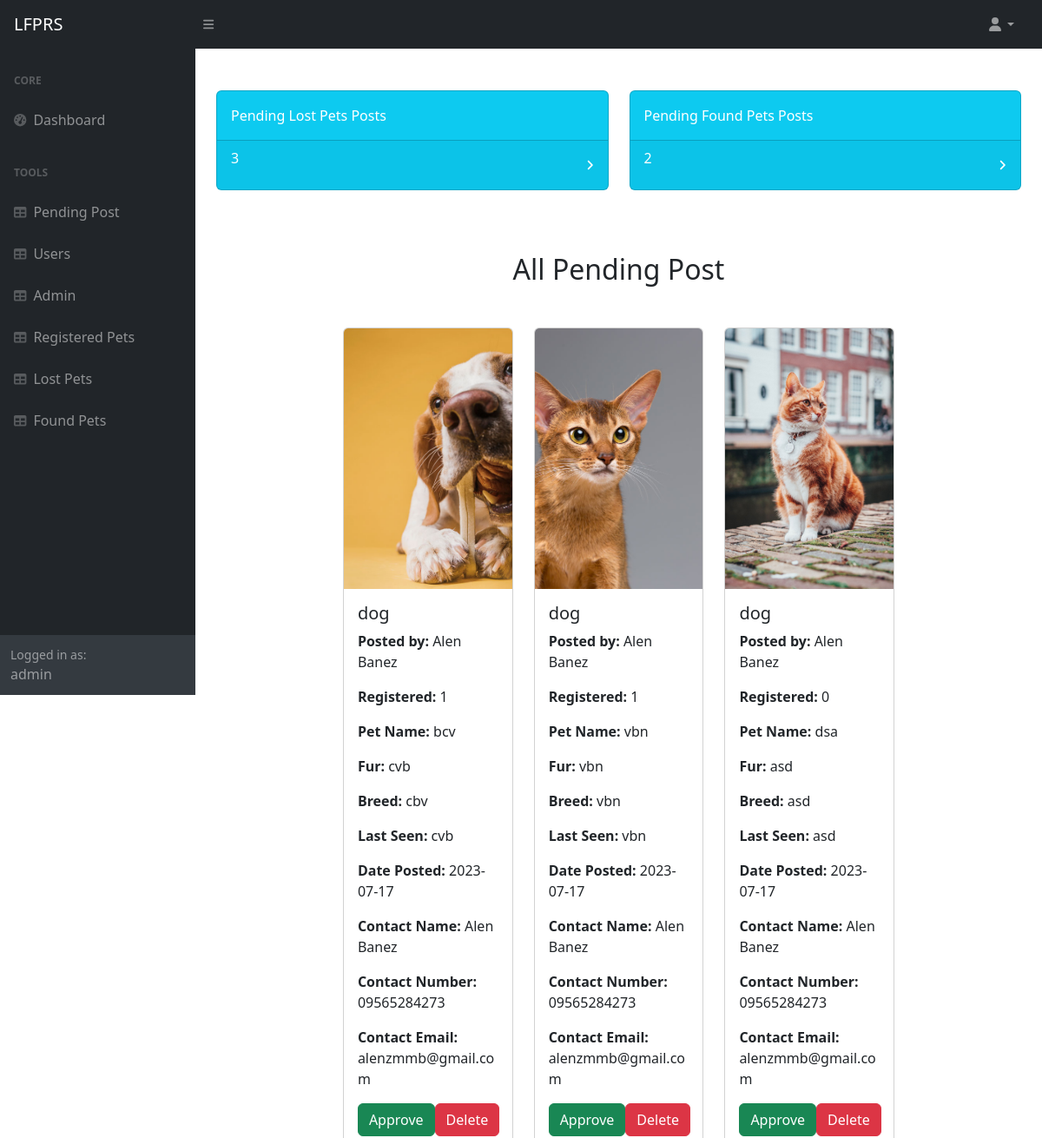
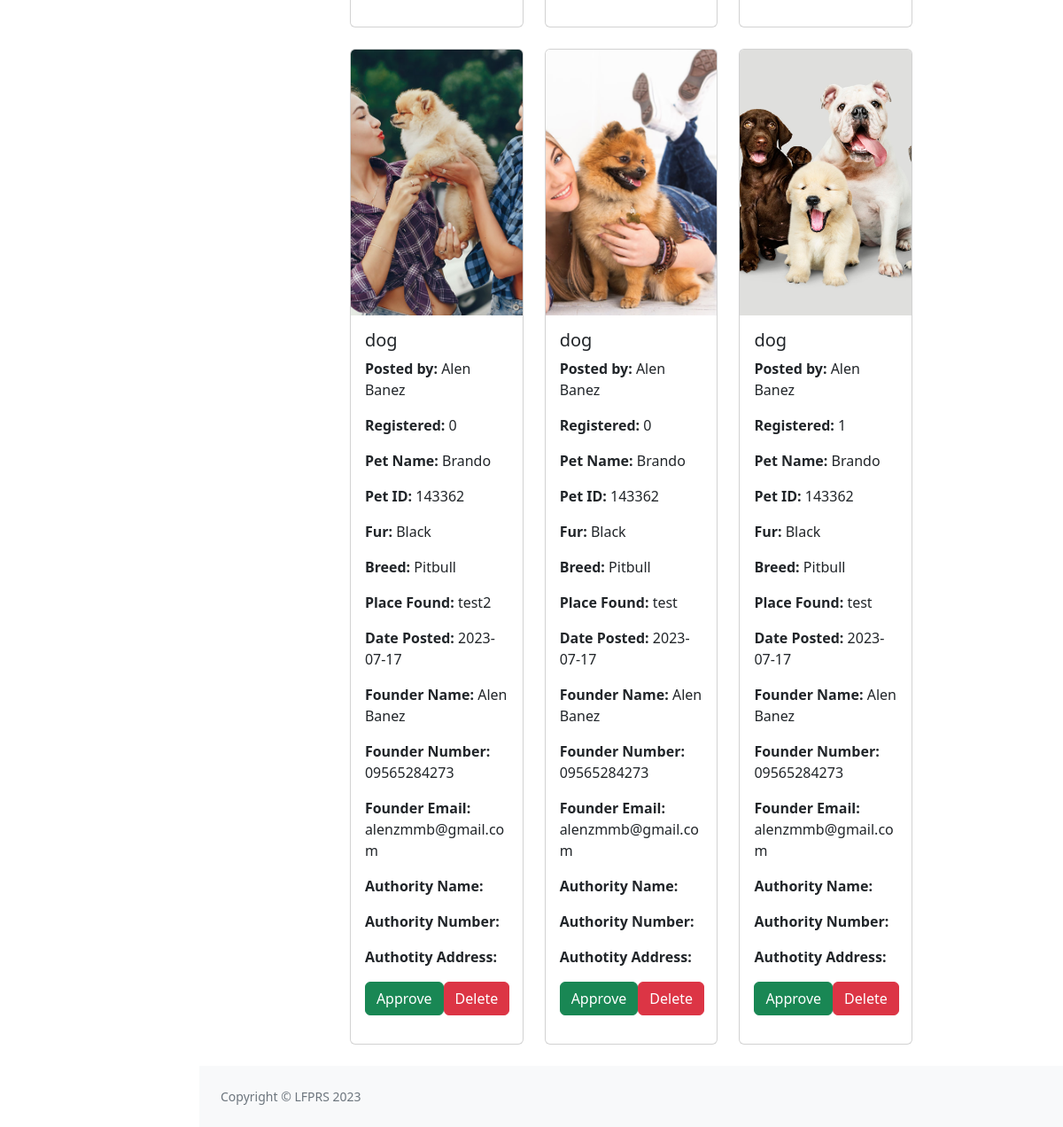
The app's page /admin/pending.php (signed in), older data (2 pictures, top to bottom).
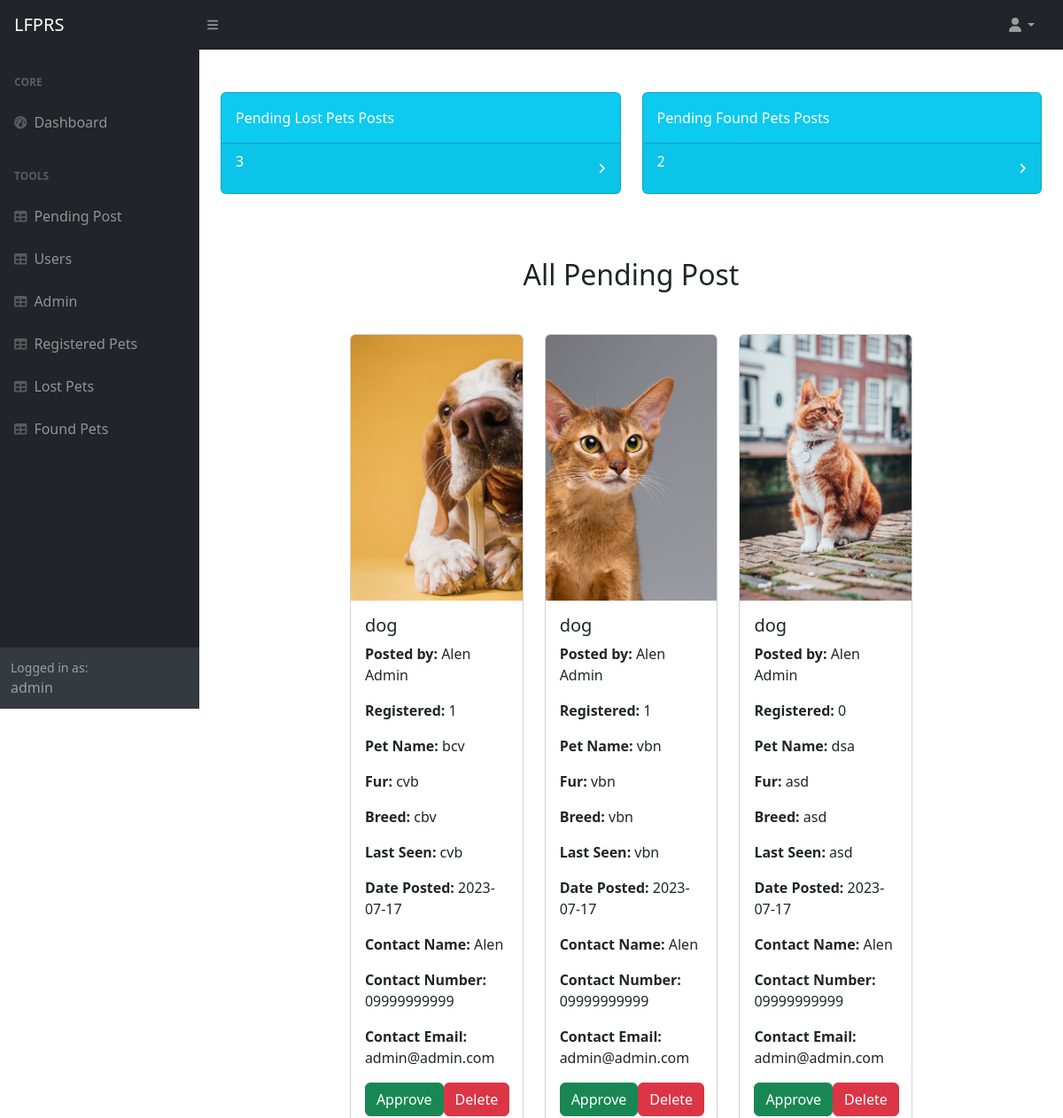
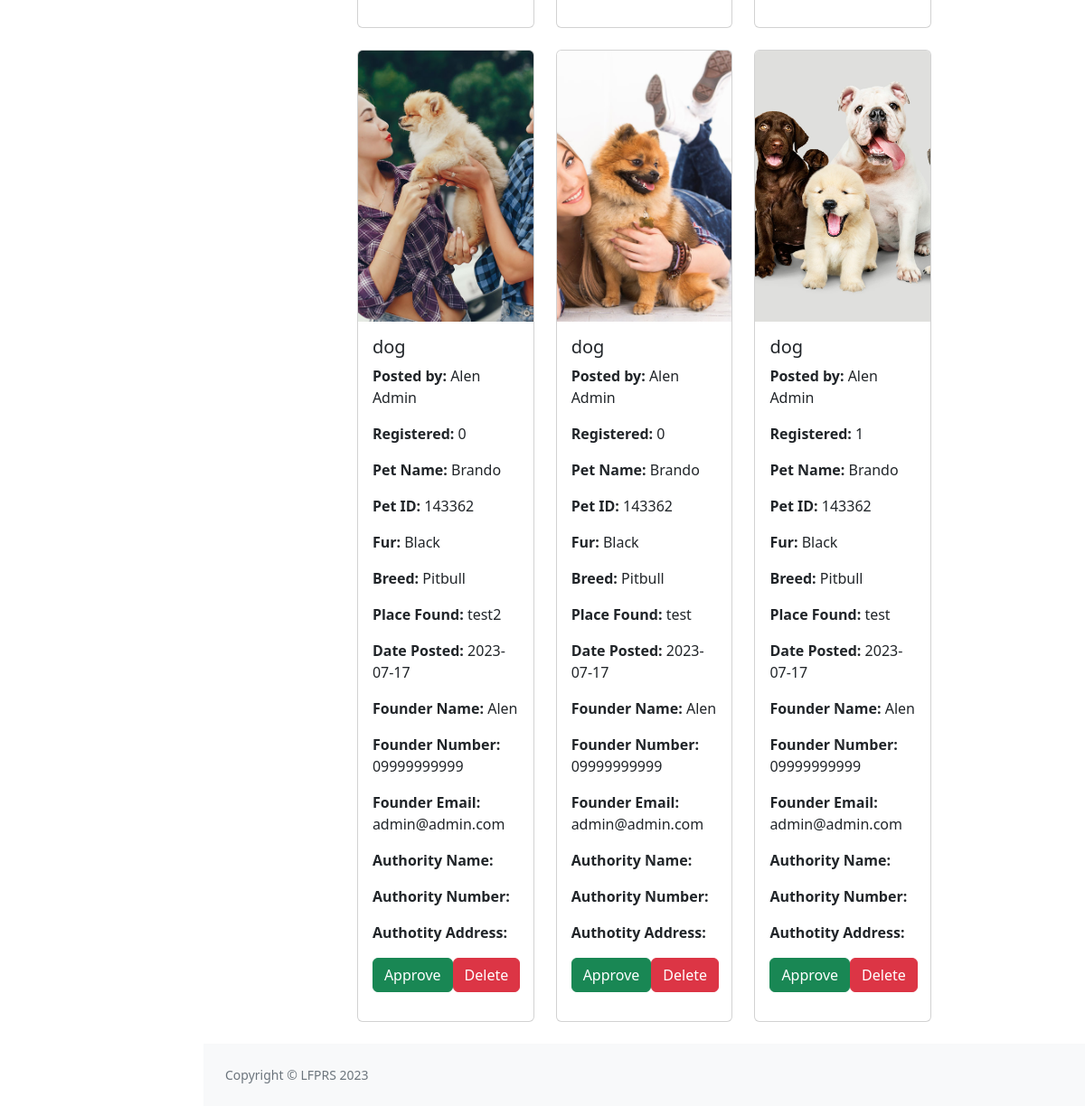
The same page, newer data (2 pictures, top to bottom).
### tables this page shows
CREATE TABLE `reportlostpet` (
  `id` int(11) NOT NULL,
  `registered` int(11) NOT NULL,
  `userid` int(11) NOT NULL,
  `petname` varchar(255) NOT NULL,
  `pet` varchar(255) NOT NULL,
  `fur` varchar(255) NOT NULL,
  `breed` varchar(255) NOT NULL,
  `petimage` varchar(255) NOT NULL,
  `lastfound` varchar(255) NOT NULL,
  `contactname` varchar(255) NOT NULL,
  `contactnumber` varchar(255) NOT NULL,
  `contactemail` varchar(255) NOT NULL,
  `approved` tinyint(4) NOT NULL DEFAULT 1,
  `date` date NOT NULL,
  `expirationdate` date NOT NULL
);

CREATE TABLE `users` (
  `id` int(11) NOT NULL,
  `firstname` varchar(255) NOT NULL,
  `lastname` varchar(255) NOT NULL,
  `email` varchar(255) NOT NULL,
  `phonenumber` varchar(255) NOT NULL,
  `address` varchar(255) NOT NULL,
  `password` varchar(255) NOT NULL,
  `verification_code` varchar(255) NOT NULL,
  `is_verified` tinyint(4) DEFAULT 0
);

CREATE TABLE `reportfoundpet` (
  `id` int(11) NOT NULL,
  `registered` int(11) NOT NULL,
  `userid` int(11) NOT NULL,
  `petid` varchar(255) NOT NULL,
  `petname` varchar(255) NOT NULL,
  `pet` varchar(255) NOT NULL,
  `fur` varchar(255) NOT NULL,
  `breed` varchar(255) NOT NULL,
  `petimage` varchar(255) NOT NULL,
  `placefound` varchar(255) NOT NULL,
  `foundername` varchar(255) NOT NULL,
  `foundercontact` varchar(255) NOT NULL,
  `founderemail` varchar(255) NOT NULL,
  `surrender` int(11) NOT NULL,
  `authorityname` varchar(255) NOT NULL,
  `authoritycontact` varchar(255) NOT NULL,
  `authorityaddress` varchar(255) NOT NULL,
  `approved` tinyint(4) NOT NULL DEFAULT 1,
  `date` date NOT NULL,
  `expirationdate` date NOT NULL
);

### admin/pending.php (the view, shortened to what this page needs)
<?php
        include("../config.php");
        if(!isset($_SESSION['admin'])){
            header("Location: index.php");
          }
          else{
            $admin = $_SESSION['admin'];
            $welcome = $admin['user'];
          }
        ?>
<!DOCTYPE html>
<html lang="en">
    <head>
        <link href="https://cdn.jsdelivr.net/npm/simple-datatables@7.1.2/dist/style.min.css" rel="stylesheet" />
        <link href="css/styles.css" rel="stylesheet" />
    </head>
    <body class="sb-nav-fixed">
        <nav class="sb-topnav navbar navbar-expand navbar-dark bg-dark">
            <a class="navbar-brand ps-3" href="index.html">LFPRS</a>
            <button class="btn btn-link btn-sm order-1 order-lg-0 me-4 me-lg-0" id="sidebarToggle" href="#!"><i class="fas fa-bars"></i></button>
            <ul class="navbar-nav ms-auto ms-md-0 me-3 me-lg-4">
                <li class="nav-item dropdown">
                    <a class="nav-link dropdown-toggle" id="navbarDropdown" href="#" role="button" data-bs-toggle="dropdown" aria-expanded="false"><i class="fas fa-user fa-fw"></i></a>
                </li>
            </ul>
        </nav>
        <div id="layoutSidenav">
            <div id="layoutSidenav_nav">
                <nav class="sb-sidenav accordion sb-sidenav-dark" id="sidenavAccordion">
                    <div class="sb-sidenav-menu">
                        <div class="nav">
                            <div class="sb-sidenav-menu-heading">Core</div>
                            <a class="nav-link" href="home.php">
                                <div class="sb-nav-link-icon"><i class="fas fa-tachometer-alt"></i></div>
                                Dashboard
                            </a>
                            <div class="sb-sidenav-menu-heading">Tools</div>
                            <a class="nav-link" href="pending.php">
                                <div class="sb-nav-link-icon"><i class="fas fa-table"></i></div>
                                Pending Post
                            </a>
                            <a class="nav-link" href="users.php">
                                <div class="sb-nav-link-icon"><i class="fas fa-table"></i></div>
                                Users
                            </a>
                            <a class="nav-link" href="admins.php">
                                <div class="sb-nav-link-icon"><i class="fas fa-table"></i></div>
                                Admin
                            </a>
                            <a class="nav-link" href="registered.php">
                                <div class="sb-nav-link-icon"><i class="fas fa-table"></i></div>
                                Registered Pets
                            </a>
                            <a class="nav-link" href="lostpets.php">
                                <div class="sb-nav-link-icon"><i class="fas fa-table"></i></div>
                                Lost Pets
                            </a>
                            <a class="nav-link" href="foundpets.php">
                                <div class="sb-nav-link-icon"><i class="fas fa-table"></i></div>
                                Found Pets
                            </a>
                        </div>
                    </div>
                    <div class="sb-sidenav-footer">
                        <div class="small">Logged in as:</div>
   <?php echo $welcome; ?>
                    </div>
                </nav>
            </div>
            <div id="layoutSidenav_content">
                <main>
                <div class="container-fluid px-4">
                        <div class="row">
                <div class="col-xl-6 col-md-6">
                                <div class="card bg-info text-white mb-4">
                                    <div class="card-body">Pending Lost Pets Posts</div>
                                    <div class="card-footer d-flex align-items-center justify-content-between">
                                    <p><?php
                   $sql = "SELECT
                   (SELECT COUNT(*) FROM reportlostpet WHERE approved = 0) AS lost_count";
       $result = $db->query($sql);
       if ($result) {
         $row = $result->fetch_assoc();
         $lostCount = $row['lost_count'];
         $totalcount = $lostCount;
         echo  $totalcount ;
       } else {
         echo "Error in query execution";
       }
                    ?></p>
                                        <div class="small text-white"><i class="fas fa-angle-right"></i></div>
                                    </div>
                                </div>
                            </div>
                            <div class="col-xl-6 col-md-6">
                                <div class="card bg-info text-white mb-4">
                                    <div class="card-body">Pending Found Pets Posts</div>
                                    <div class="card-footer d-flex align-items-center justify-content-between">
                                    <p><?php
                   $sql = "SELECT
                   (SELECT COUNT(*) FROM reportfoundpet WHERE approved = 0) AS found_count";
       $result = $db->query($sql);
       if ($result) {
         $row = $result->fetch_assoc();
         $foundCount = $row['found_count'];
         $totalcount =  $foundCount;
         echo  $totalcount ;
       } else {
         echo "Error in query execution";
       }
                    ?></p>
                                        <div class="small text-white"><i class="fas fa-angle-right"></i></div>
                                    </div>
                                </div>
                            </div>
    </div>
                    <div class="container-fluid px-4">
                            <h2 class='text-center mb-5 mt-5'>All Pending Post </h2>
                        <?php
$sql = "SELECT r.id, r.pet, r.registered, r.petname, r.fur, r.breed, r.petimage, r.lastfound, r.approved, r.date, r.expirationdate, r.userid, r.petimage, r.contactname, r.contactnumber, r.contactemail, u.firstname, u.lastname
FROM reportlostpet r
INNER JOIN users u ON r.userid = u.id
WHERE r.approved = 0
ORDER BY r.date DESC";
$result = $db->query($sql);
?>
<div class="container">
    <div class="row justify-content-center">
        <?php while ($row = $result->fetch_assoc()) : ?>
            <div class="col-md-3 mb-4">
                <div class="card">
                <img src="../<?php echo $row['petimage']; ?>" class="card-img-top col-md-2 fixed-image" alt="Pet Image">
                    <div class="card-body">
                        <h5 class="card-title"><?php echo $row['pet']; ?></h5>
                        <p class="card-text"><strong>Posted by:</strong> <?php echo $row['firstname'] . ' ' . $row['lastname']; ?></p>
                        <p class="card-text"><strong>Registered:</strong> <?php echo $row['registered']; ?></p>
                        <p class="card-text"><strong>Pet Name:</strong> <?php echo $row['petname']; ?></p>
                        <p class="card-text"><strong>Fur:</strong> <?php echo $row['fur']; ?></p>
                        <p class="card-text"><strong>Breed:</strong> <?php echo $row['breed']; ?></p>
                        <p class="card-text"><strong>Last Seen:</strong> <?php echo $row['lastfound']; ?></p>
                        <p class="card-text"><strong>Date Posted:</strong> <?php echo $row['date']; ?></p>
                        <p class="card-text"><strong>Contact Name:</strong> <?php echo $row['contactname']; ?></p>
                        <p class="card-text"><strong>Contact Number:</strong> <?php echo $row['contactnumber']; ?></p>
                        <p class="card-text"><strong>Contact Email:</strong> <?php echo $row['contactemail']; ?></p>
                        <div class="btn-group" role="group">
                            <form action="#" method="post" class="mr-2" onsubmit="return confirm('Are you sure you want to approve this?');">
                                <button type="submit" name="approve" class="btn btn-success">Approve</button>
                            </form>
                            <form action="#" method="post" onsubmit="return confirm('Are you sure you want to remove this?');">
                                <button type="submit" name="delete" class="btn btn-danger">Delete</button>
                            </form>
                        </div>
                    </div>
                </div>
            </div>
        <?php endwhile; ?>
    </div>
</div>
<?php
$sql = "SELECT r.id, r.registered, r.petname, r.petid, r.pet, r.fur, r.breed, r.petimage, r.placefound, r.date, r.expirationdate, r.userid, r.surrender, r.foundername, r.foundercontact, r.founderemail, r.authorityname, r.authoritycontact, r.authorityaddress, u.firstname, u.lastname
        FROM reportfoundpet r
        INNER JOIN users u ON r.userid = u.id
        ORDER BY r.date DESC";
$result = $db->query($sql);
?>
<div class="container ">
    <div class="row justify-content-center">
        <?php while ($row = $result->fetch_assoc()) : ?>
            <div class="col-md-3 mb-4">
                <div class="card">
                <img src="../<?php echo $row['petimage']; ?>" class="card-img-top col-md-2 fixed-image" alt="Pet Image">
                    <div class="card-body">
                        <h5 class="card-title"><?php echo $row['pet']; ?></h5>
                        <p class="card-text"><strong>Posted by:</strong> <?php echo $row['firstname'] . ' ' . $row['lastname']; ?></p>
                        <p class="card-text"><strong>Registered:</strong> <?php echo $row['registered']; ?></p>
                        <p class="card-text"><strong>Pet Name:</strong> <?php echo $row['petname']; ?></p>
                        <p class="card-text"><strong>Pet ID:</strong> <?php echo $row['petid']; ?></p>
                        <p class="card-text"><strong>Fur:</strong> <?php echo $row['fur']; ?></p>
                        <p class="card-text"><strong>Breed:</strong> <?php echo $row['breed']; ?></p>
                        <p class="card-text"><strong>Place Found:</strong> <?php echo $row['placefound']; ?></p>
                        <p class="card-text"><strong>Date Posted:</strong> <?php echo $row['date']; ?></p>
                        <p class="card-text"><strong>Founder Name:</strong> <?php echo $row['foundername']; ?></p>
                        <p class="card-text"><strong>Founder Number:</strong> <?php echo $row['foundercontact']; ?></p>
                        <p class="card-text"><strong>Founder Email:</strong> <?php echo $row['founderemail']; ?></p>
                        <p class="card-text"><strong>Authority Name:</strong> <?php echo $row['authorityname']; ?></p>
                        <p class="card-text"><strong>Authority Number:</strong> <?php echo $row['authoritycontact']; ?></p>
                        <p class="card-text"><strong>Authotity Address:</strong> <?php echo $row['authorityaddress']; ?></p>
                        <div class="btn-group" role="group">
                            <form action="#" method="post" class="mr-2" onsubmit="return confirm('Are you sure you want to approve this?');">
                                <button type="submit" name="approve1" class="btn btn-success">Approve</button>
                            </form>
                            <form action="#" method="post" onsubmit="return confirm('Are you sure you want to remove this?');">
                                <button type="submit" name="delete1" class="btn btn-danger">Delete</button>
                            </form>
                        </div>
                    </div>
                </div>
            </div>
        <?php endwhile; ?>
    </div>
</div>
                    </div>
                </main>
                <footer class="py-4 bg-light mt-auto">
                    <div class="container-fluid px-4">
                        <div class="d-flex align-items-center justify-content-between small">
                            <div class="text-muted">Copyright &copy; LFPRS 2023</div>
                        </div>
                    </div>
                </footer>
            </div>
        </div>
    </body>
</html>

### admin/pending.php (style rules this page uses)
.fixed-image { width: 100%; height: 300px; object-fit: cover; }

Row changes from the older to the newer data that the page shows:
changed reportlostpet "bcv": userid.lastname "Banez" → "Admin"; contactname "Alen Banez" → "Alen"; contactnumber "09565284273" → "09999999999"; contactemail "alenzmmb@gmail.com" → "admin@admin.com"
changed reportlostpet "vbn": userid.lastname "Banez" → "Admin"; contactname "Alen Banez" → "Alen"; contactnumber "09565284273" → "09999999999"; contactemail "alenzmmb@gmail.com" → "admin@admin.com"
changed reportlostpet "dsa": userid.lastname "Banez" → "Admin"; contactname "Alen Banez" → "Alen"; contactnumber "09565284273" → "09999999999"; contactemail "alenzmmb@gmail.com" → "admin@admin.com"
changed reportfoundpet "test2": userid.lastname "Banez" → "Admin"; foundername "Alen Banez" → "Alen"; foundercontact "09565284273" → "09999999999"; founderemail "alenzmmb@gmail.com" → "admin@admin.com"
changed reportfoundpet (number 2 of 3 on the later page): userid.lastname "Banez" → "Admin"; foundername "Alen Banez" → "Alen"; foundercontact "09565284273" → "09999999999"; founderemail "alenzmmb@gmail.com" → "admin@admin.com"
changed reportfoundpet (number 3 of 3 on the later page): userid.lastname "Banez" → "Admin"; foundername "Alen Banez" → "Alen"; foundercontact "09565284273" → "09999999999"; founderemail "alenzmmb@gmail.com" → "admin@admin.com"
